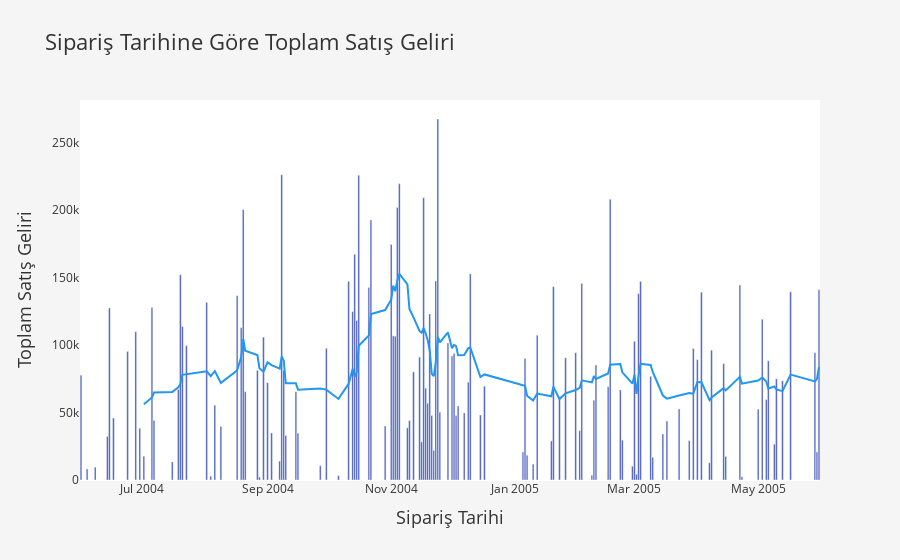

Notebook source saved alongside this figure:
### Markdown cell above
1. **Grafiğin Amacı:** Son bir yıllık satışların gösterimi
1. **Yanıt vereceği Soru:** Geçtiğimiz 1 yılda satışlarımız nasıl değişti?

### Code cell
# Geçen 1 Yıllık Sürenin Verileri
temp = df[df['ORDERDATE'] > df['ORDERDATE'].max() - pd.DateOffset(years=1)].groupby(['ORDERDATE'])['SALES'].sum().reset_index().sort_values(by='ORDERDATE')

temp['SALES_MA'] = temp['SALES'].rolling(window=10).mean()

# Line Chart
fig = px.line(temp, x='ORDERDATE', y='SALES_MA', title='Sipariş Tarihine Göre Toplam Satış Geliri',
              labels={'ORDERDATE': 'Sipariş Tarihi', 'SALES_MA': 'Toplam Satış Geliri'},
              color_discrete_sequence=[colors['accent-100']])

# Bar Chart
fig.add_bar(x=temp['ORDERDATE'], y=temp['SALES'], name='Toplam Satış Geliri', 
             marker_color=colors['primary-100'])

# Grafik tasarımını özelleştirme
fig.update_layout(
    plot_bgcolor=colors['bg-100'],
    paper_bgcolor=colors['bg-200'],
    font=dict(color=colors['text-100']),
    title_font=dict(size=22, color=colors['text-100']),
    xaxis_title_font=dict(size=18, color=colors['text-100']),
    yaxis_title_font=dict(size=18, color=colors['text-100']),
    showlegend=False
)

fig.show()
